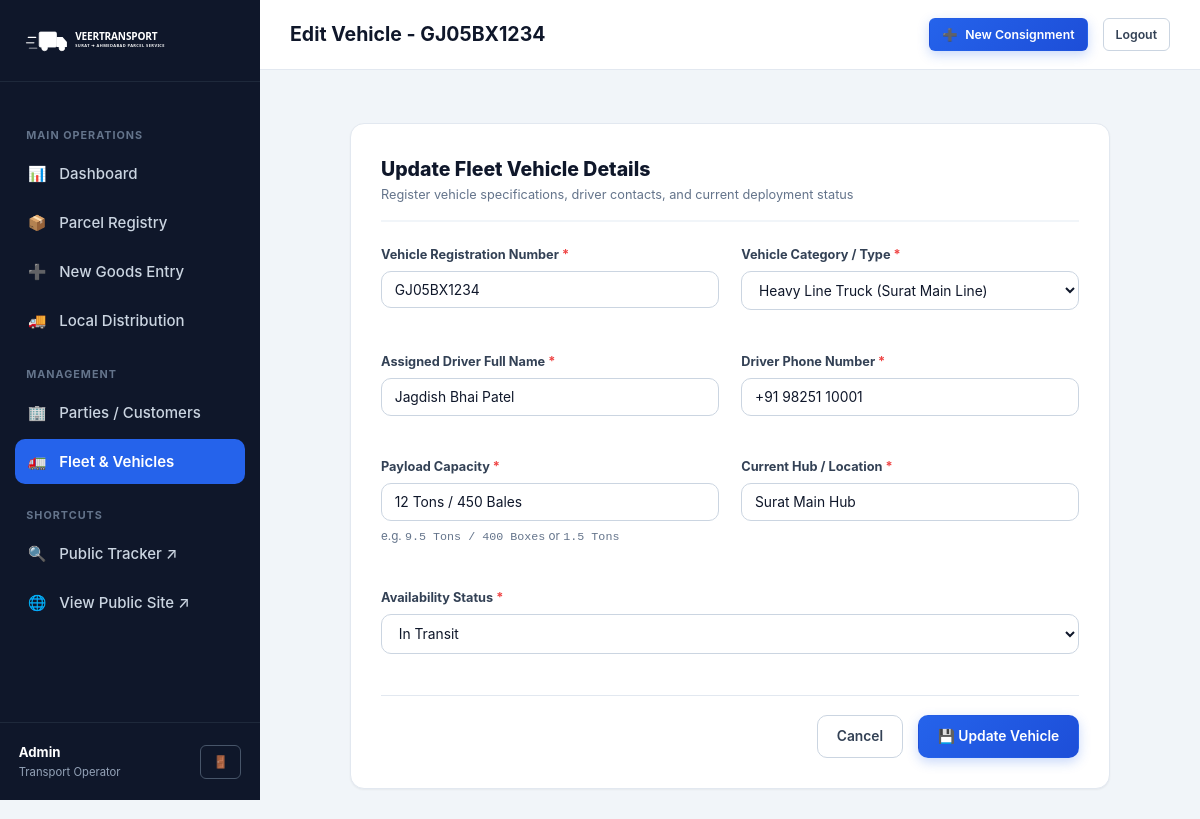
The app's page /vehicles/1/edit/ (signed in) with its own data.
### transport/models.py (models this page shows, shortened)
class Vehicle(models.Model):
    TYPE_CHOICES = [
        ('HEAVY_TRUCK', 'Heavy Line Truck (Surat Main Line)'),
        ('TEMPO', 'Local Distribution Tempo'),
        ('MINI_TRUCK', 'Mini Truck / Pickup'),
        ('CONTAINER', 'Container Trailer'),
        ('E_LOADER', 'Electric Mini Loader'),
    ]
    STATUS_CHOICES = [
        ('AVAILABLE', 'Available / Ready'),
        ('LOADED', 'Loaded'),
        ('IN_TRANSIT', 'In Transit'),
        ('UNDER_MAINTENANCE', 'Under Maintenance'),
    ]
    vehicle_number = models.CharField(max_length=30, unique=True, verbose_name="Vehicle Number")
    vehicle_type = models.CharField(max_length=30, choices=TYPE_CHOICES, default='TEMPO', verbose_name="Vehicle Type")
    driver_name = models.CharField(max_length=100, verbose_name="Driver Name")
    driver_contact = models.CharField(max_length=20, verbose_name="Driver Contact")
    capacity = models.CharField(max_length=50, verbose_name="Load Capacity", help_text="e.g. 9.5 Tons / 400 Boxes")
    current_location = models.CharField(max_length=100, default="Saroli Godown, Surat", verbose_name="Current Location")
    status = models.CharField(max_length=30, choices=STATUS_CHOICES, default='AVAILABLE', verbose_name="Availability Status")
    created_at = models.DateTimeField(auto_now_add=True)
    updated_at = models.DateTimeField(auto_now=True)
    class Meta:
        ordering = ['vehicle_number']
        verbose_name = "Vehicle / Tempo"
        verbose_name_plural = "Vehicles / Fleet"

### transport/views.py (the view)
# urls.py: path('vehicles/<int:pk>/edit/', views.vehicle_edit, name='vehicle_edit'),
@login_required
def vehicle_edit(request, pk):
    vehicle = get_object_or_404(Vehicle, pk=pk)
    if request.method == 'POST':
        form = VehicleForm(request.POST, instance=vehicle)
        if form.is_valid():
            vehicle = form.save()
            messages.success(request, f"Vehicle {vehicle.vehicle_number} updated successfully.")
            return redirect('vehicle_detail', pk=vehicle.pk)
        else:
            messages.error(request, "Please resolve the errors below.")
    else:
        form = VehicleForm(instance=vehicle)
    return render(request, 'vehicle_form.html', {
        'form': form,
        'vehicle': vehicle,
        'is_edit': True,
        'title': f'Edit Vehicle - {vehicle.vehicle_number}',
    })

### transport/forms.py
class VehicleForm(forms.ModelForm):
    class Meta:
        model = Vehicle
        fields = ['vehicle_number', 'vehicle_type', 'driver_name', 'driver_contact', 'capacity', 'current_location', 'status']
        widgets = {
            'vehicle_number': forms.TextInput(attrs={'class': 'form-input', 'placeholder': 'e.g. GJ05BX1234'}),
            'vehicle_type': forms.Select(attrs={'class': 'form-select'}),
            'driver_name': forms.TextInput(attrs={'class': 'form-input', 'placeholder': 'Driver Full Name'}),
            'driver_contact': forms.TextInput(attrs={'class': 'form-input', 'placeholder': 'Mobile Number'}),
            'capacity': forms.TextInput(attrs={'class': 'form-input', 'placeholder': 'e.g. 9.5 Tons / 400 Parcels'}),
            'current_location': forms.TextInput(attrs={'class': 'form-input', 'placeholder': 'e.g. Surat Ring Road Hub'}),
            'status': forms.Select(attrs={'class': 'form-select'}),
        }

### templates/vehicle_form.html (shortened to what this page needs)
{% extends 'base_admin.html' %}
{% load static %}
{% block page_title %}{% if is_edit %}Edit Vehicle - {{ vehicle.vehicle_number }}{% else %}Register New Transport Vehicle / Tempo{% endif %}{% endblock %}
{% block content %}
<div style="max-width: 760px; margin: 0 auto;">
  <div class="form-card">
    <div style="margin-bottom: 1.5rem; border-bottom: 2px solid var(--slate-100); padding-bottom: 1rem;">
      <h2 style="font-size: 1.3rem; font-weight: 800; color: var(--slate-900);">
        {% if is_edit %}Update Fleet Vehicle Details{% else %}Add Line Truck or Distribution Tempo{% endif %}
      </h2>
      <p style="font-size: 0.85rem; color: var(--slate-500);">
        Register vehicle specifications, driver contacts, and current deployment status
      </p>
    </div>
    <form method="POST">
      <div class="form-grid">
        <div class="form-group">
          <label class="form-label required">Vehicle Registration Number</label>
          {{ form.vehicle_number }}
        </div>
        <div class="form-group">
          <label class="form-label required">Vehicle Category / Type</label>
          {{ form.vehicle_type }}
        </div>
        <div class="form-group">
          <label class="form-label required">Assigned Driver Full Name</label>
          {{ form.driver_name }}
        </div>
        <div class="form-group">
          <label class="form-label required">Driver Phone Number</label>
          {{ form.driver_contact }}
        </div>
        <div class="form-group">
          <label class="form-label required">Payload Capacity</label>
          {{ form.capacity }}
          <span class="form-helper">e.g. <code>9.5 Tons / 400 Boxes</code> or <code>1.5 Tons</code></span>
        </div>
        <div class="form-group">
          <label class="form-label required">Current Hub / Location</label>
          {{ form.current_location }}
        </div>
        <div class="form-group full-width">
          <label class="form-label required">Availability Status</label>
          {{ form.status }}
        </div>
      </div>
      <div style="margin-top: 1.5rem; display: flex; justify-content: flex-end; gap: 1rem; border-top: 1px solid var(--slate-200); padding-top: 1.25rem;">
        <a href="{% url 'vehicle_list' %}" class="btn btn-secondary">Cancel</a>
        <button type="submit" class="btn btn-primary">
          {% if is_edit %}💾 Update Vehicle{% else %}➕ Register Vehicle to Fleet{% endif %}
        </button>
      </div>
    </form>
  </div>
</div>
{% endblock %}

### templates/base_admin.html (shortened to what this page needs)
{% load static %}
<!DOCTYPE html>
<html lang="en">
<head>
  <link rel="stylesheet" href="{% static 'css/style.css' %}">
  <link rel="stylesheet" href="{% static 'css/print.css' %}" media="print">
</head>
<body>
<div class="admin-layout">
  <aside class="admin-sidebar">
    <div class="sidebar-header">
      <img src="{% static 'images/logo.svg' %}" alt="Logo" style="height: 36px; filter: brightness(0) invert(1);">
    </div>
    <ul class="sidebar-nav">
      <li class="sidebar-nav-title">Main Operations</li>
      <li>
        <a href="{% url 'dashboard' %}" class="sidebar-nav-link {% if request.resolver_match.url_name == 'dashboard' %}active{% endif %}">
          <span>📊</span> Dashboard
        </a>
      </li>
      <li>
        <a href="{% url 'parcel_list' %}" class="sidebar-nav-link {% if 'parcel' in request.resolver_match.url_name and request.resolver_match.url_name != 'parcel_create' %}active{% endif %}">
          <span>📦</span> Parcel Registry
        </a>
      </li>
      <li>
        <a href="{% url 'parcel_create' %}" class="sidebar-nav-link {% if request.resolver_match.url_name == 'parcel_create' %}active{% endif %}">
          <span>➕</span> New Goods Entry
        </a>
      </li>
      <li>
        <a href="{% url 'distribution_list' %}" class="sidebar-nav-link {% if request.resolver_match.url_name == 'distribution_list' %}active{% endif %}">
          <span>🚚</span> Local Distribution
        </a>
      </li>
      <li class="sidebar-nav-title">Management</li>
      <li>
        <a href="{% url 'party_list' %}" class="sidebar-nav-link {% if 'party' in request.resolver_match.url_name %}active{% endif %}">
          <span>🏢</span> Parties / Customers
        </a>
      </li>
      <li>
        <a href="{% url 'vehicle_list' %}" class="sidebar-nav-link {% if 'vehicle' in request.resolver_match.url_name %}active{% endif %}">
          <span>🚛</span> Fleet &amp; Vehicles
        </a>
      </li>
      <li class="sidebar-nav-title">Shortcuts</li>
      <li>
        <a href="{% url 'public_tracking' %}" target="_blank" class="sidebar-nav-link">
          <span>🔍</span> Public Tracker ↗
        </a>
      </li>
      <li>
        <a href="{% url 'home' %}" target="_blank" class="sidebar-nav-link">
          <span>🌐</span> View Public Site ↗
        </a>
      </li>
    </ul>
    <div class="sidebar-user">
      <div>
        <div style="font-weight: 700; font-size: 0.88rem; color: #ffffff;">{{ user.username|title }}</div>
        <div style="font-size: 0.75rem; color: #94a3b8;">Transport Operator</div>
      </div>
      <a href="{% url 'admin_logout' %}" class="btn btn-sm btn-dark" style="border: 1px solid #475569;" title="Logout">
        🚪
      </a>
    </div>
  </aside>
  <div class="admin-main">
    <header class="admin-topbar">
      <div style="display: flex; align-items: center; gap: 1rem;">
        <h1 class="topbar-title">{% block page_title %}{{ title|default:"Operations Dashboard" }}{% endblock %}</h1>
      </div>
      <div class="topbar-actions">
        <a href="{% url 'parcel_create' %}" class="btn btn-primary btn-sm">
          <span>➕</span> New Consignment
        </a>
        <a href="{% url 'admin_logout' %}" class="btn btn-secondary btn-sm">
          Logout
        </a>
      </div>
    </header>
    <div style="padding: 1.5rem 2rem 0;">
    </div>
    <main class="admin-content">
      {% block content %}{% endblock %}
    </main>
  </div>
</div>
</body>
</html>

### records on screen
Vehicle: vehicle_number "GJ05BX1234", vehicle_type "Heavy Line Truck (Surat Main Line)", driver_name "Jagdish Bhai Patel", driver_contact "+91 98251 10001", capacity "12 Tons / 450 Bales", current_location "Surat Main Hub", status "In Transit"

### other values on screen
{{ user.username|title }} "Admin"
